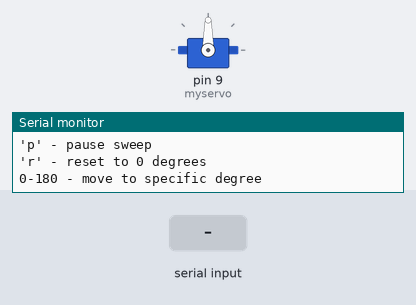
A sketch run on a simulated Arduino Uno, built with avr-gcc and run on an emulated ATmega328P. Shown: servo, the last lines printed to the serial monitor. The inputs (shaded band) are chosen by the test bench.

Above: at 1.2 s.
1.3 s: "s\n" received over Serial
4.3 s: "p\n" received over Serial
At 5.5 s:
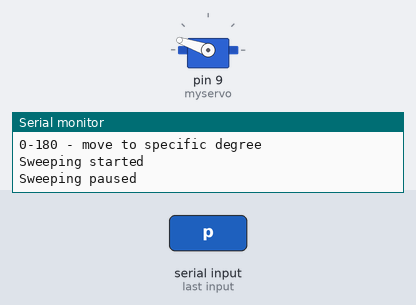
5.8 s: "r\n" received over Serial
At 6.1 s:
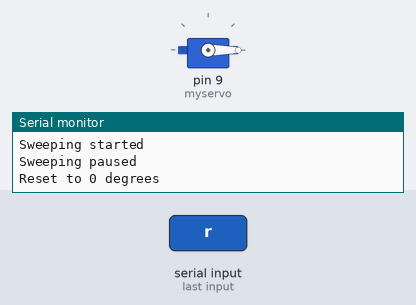
7.3 s: "30,150\n" received over Serial
At 8.5 s:
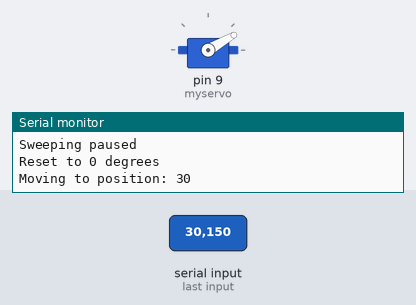
8.8 s: "90,45\n" received over Serial
At 9.7 s:
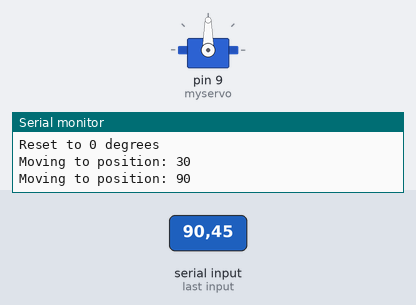
Timing chart, 0 to 11.3 s (numbered marks = the images above; inputs shaded):
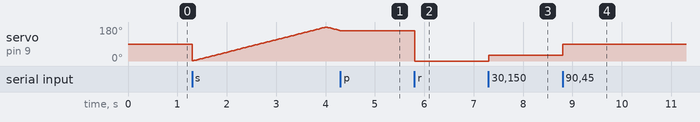

The sketch:

servo_test.ino
```cpp
/*
 * Enhanced Servo Control
 * Controls:
 * 's' - start sweep
 * 'p' - pause/stop sweep
 * 'r' - reset to 0 degrees
 * number (0-180) - move to specific degree
 */

#include <Servo.h>

Servo myservo;        // create servo object to control a servo
int pos = 0;          // variable to store the servo position
bool sweeping = false; // flag to control sweep state
bool forward = true;  // direction of sweep
String inputString = ""; // string to hold incoming data

void setup() {
  myservo.attach(9);  // attaches the servo on pin 9 to the servo object
  Serial.begin(9600); // initialize serial communication
  Serial.println("Controls:");
  Serial.println("'s' - start sweep");
  Serial.println("'p' - pause sweep");
  Serial.println("'r' - reset to 0 degrees");
  Serial.println("0-180 - move to specific degree");
}

void loop() {
  // Read serial input
  while (Serial.available() > 0) {
    char inChar = (char)Serial.read();

    // If newline, process the complete input
    if (inChar == '\n') {
      processInput(inputString);
      inputString = ""; // Clear the string for new input
    } else {
      inputString += inChar; // Add character to string
    }
  }

  // Perform sweep if enabled
  if (sweeping) {
    if (forward) {
      pos++;
      if (pos >= 180) {
        forward = false;
      }
    } else {
      pos--;
      if (pos <= 0) {
        forward = true;
      }
    }
    myservo.write(pos);
    delay(15); // dont overload microcontroller with commands
  }
}

void processInput(String input) {
  // Remove any whitespace
  input.trim();

  // Convert to lowercase
  input.toLowerCase();

  // Check for commands
  if (input == "s") {
    sweeping = true;
    Serial.println("Sweeping started");
  }
  else if (input == "p") {
    sweeping = false;
    Serial.println("Sweeping paused");
  }
  else if (input == "r") {
    sweeping = false;    // Stop sweep if running
    pos = 0;            // Reset position to 0
    myservo.write(pos);
    Serial.println("Reset to 0 degrees");
  }
  // Try to convert input to number
  else {
    int degree = input.toInt();

    // Check if conversion was successful and in valid range
    if (degree >= 0 && degree <= 180) {
      sweeping = false; // Stop sweep if running
      pos = degree;     // Update position
      myservo.write(pos);
      Serial.print("Moving to position: ");
      Serial.println(degree);
    }
    else {
      Serial.println("Invalid input. Please enter:");
      Serial.println("'s' to start sweep");
      Serial.println("'p' to pause sweep");
      Serial.println("'r' to reset position");
      Serial.println("0-180 for specific degree");
    }
  }
}
```

Measured:
- after the input at 4.3 s, servo on pin 9 (myservo): stays 161° (without the input it goes to 159° after 0.02 s)
- after the input at 5.8 s, servo on pin 9 (myservo): 161° → 0° at once
- after the input at 7.3 s, servo on pin 9 (myservo): 0° → 30° at once
- after the input at 8.8 s, servo on pin 9 (myservo): 30° → 90° at once
